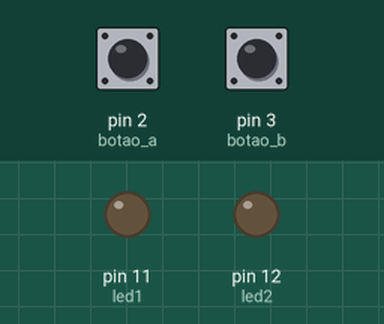
Simulated run of this sketch. Board: Arduino Uno, built with avr-gcc and run on an emulated ATmega328P. Parts: output pins drawn as LEDs (lit = HIGH). The test bench sets the inputs (shaded band); at power-on: pin 2 (botao_a) LOW, pin 3 (botao_b) LOW.

Above: at 1.2 s.
1.3 s: pin 2 (botao_a) pulled HIGH for 0.15 s
At 2.5 s:
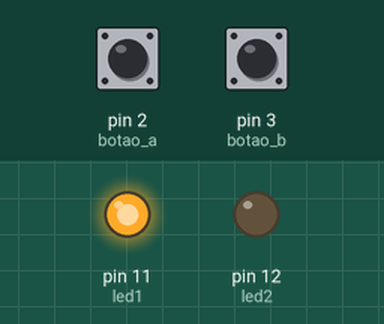
2.9 s: pin 3 (botao_b) pulled HIGH for 0.15 s
At 3.9 s:
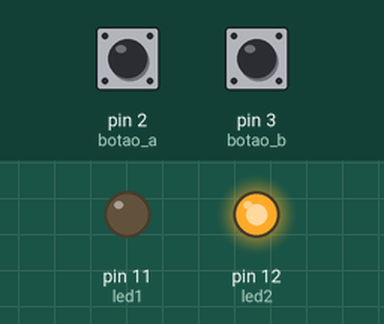
4.5 s: pin 2 (botao_a) pulled HIGH for 1 s
At 5.1 s:
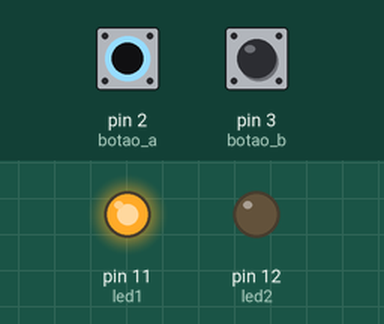
7.0 s: pin 3 (botao_b) pulled HIGH for 1 s
At 8.2 s:
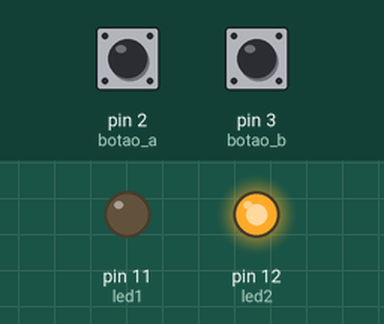
9.5 s: pin 2 (botao_a) driven HIGH and pin 3 (botao_b) driven HIGH
At 9.9 s:
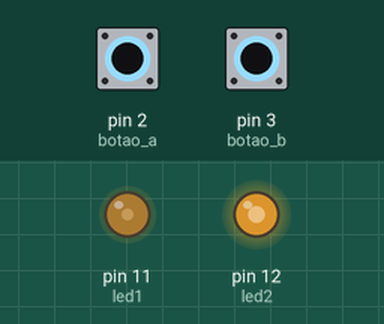
11.0 s: pin 2 (botao_a) driven LOW
At 12.2 s:
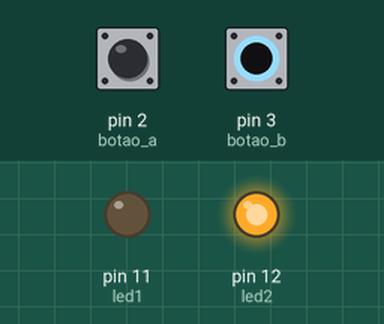
Timing chart, 0 to 13.5 s (numbered marks = the images above; inputs shaded):
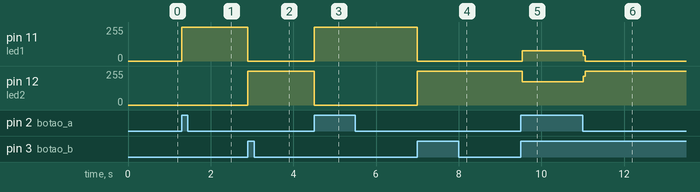

The sketch:

ex1prova.ino
```cpp
const int botao_a = 2;
const int botao_b = 3;
const int led1 = 11;
const int led2 = 12;

void setup() {
pinMode(botao_a, INPUT);
pinMode(botao_b, INPUT);
pinMode(led1, OUTPUT);
pinMode(led2, OUTPUT);
}
void loop() {
bool a = digitalRead(botao_a);
bool b = digitalRead(botao_b);

if (a == 1){
  digitalWrite(led1, HIGH);
  digitalWrite(led2,LOW);
}
 if (b == 1){
  digitalWrite(led1, LOW);
  digitalWrite(led2,HIGH);
 }
}
```

Measured:
- after the input at 1.3 s, pin 11 (led1): 0/255 → 255/255 at once
- after the input at 2.9 s, pin 11 (led1): 255/255 → 0/255 at once; pin 12 (led2): 0/255 → 255/255 at once
- after the input at 4.5 s, pin 11 (led1): 0/255 → 255/255 at once; pin 12 (led2): 255/255 → 0/255 at once
- after the input at 7.0 s, pin 11 (led1): 255/255 → 0/255 at once; pin 12 (led2): 0/255 → 255/255 at once
- after the input at 9.5 s, pin 11 (led1): 0/255 → 76/255 at once; pin 12 (led2): 255/255 → 174/255 at once
- after the input at 11.0 s, pin 11 (led1): 76/255 → 0/255 at once; pin 12 (led2): 174/255 → 255/255 at once
